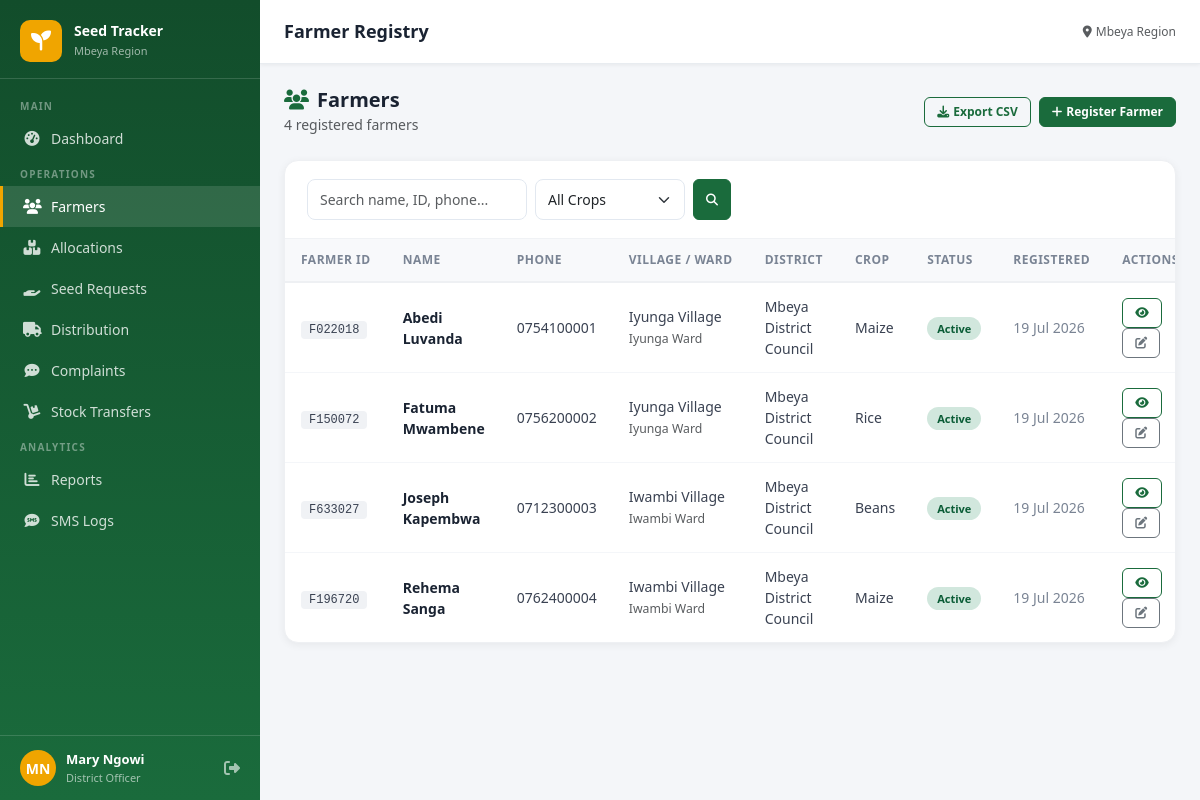
The page /farmers/ (signed in) on the database its author committed.
### core/models.py (models this page shows, shortened)
class CustomUser(AbstractUser):
    ROLE_CHOICES = [
        ('admin', 'System Administrator'),
        ('regional', 'Regional Officer'),
        ('district', 'District Officer'),
        ('ward', 'Ward Officer'),
        ('village', 'Village Officer'),
        ('extension', 'Agricultural Extension Officer (Bwana Shamba)'),
        ('farmer', 'Farmer (Mkulima)'),
    ]
    role = models.CharField(max_length=20, choices=ROLE_CHOICES, default='village')
    region = models.ForeignKey(Region, on_delete=models.SET_NULL, null=True, blank=True)
    district = models.ForeignKey(District, on_delete=models.SET_NULL, null=True, blank=True)
    ward = models.ForeignKey(Ward, on_delete=models.SET_NULL, null=True, blank=True)
    village = models.ForeignKey(Village, on_delete=models.SET_NULL, null=True, blank=True)
    phone = models.CharField(max_length=20, blank=True)

class Farmer(models.Model):
    STATUS_CHOICES = [('active','Active'),('inactive','Inactive'),('pending','Pending')]
    farmer_id = models.CharField(max_length=20, unique=True, blank=True)
    first_name = models.CharField(max_length=100)
    last_name = models.CharField(max_length=100)
    phone_number = models.CharField(max_length=20)
    village = models.ForeignKey(Village, on_delete=models.CASCADE, related_name='farmers')
    farm_location = models.CharField(max_length=200, blank=True)
    farm_size = models.DecimalField(max_digits=8, decimal_places=2, null=True, blank=True, help_text='Acres')
    crop_type = models.CharField(max_length=50, choices=CROP_CHOICES, default='maize')
    national_id = models.CharField(max_length=30, blank=True)
    status = models.CharField(max_length=20, choices=STATUS_CHOICES, default='active')
    registered_by = models.ForeignKey(CustomUser, on_delete=models.SET_NULL, null=True, related_name='registered_farmers')
    user = models.OneToOneField(CustomUser, on_delete=models.CASCADE, null=True, blank=True, related_name='farmer_profile')
    created_at = models.DateTimeField(auto_now_add=True)
    updated_at = models.DateTimeField(auto_now=True)
    @property
    def full_name(self): return f"{self.first_name} {self.last_name}"

class Village(models.Model):
    name = models.CharField(max_length=100)
    ward = models.ForeignKey(Ward, on_delete=models.CASCADE, related_name='villages')
    created_at = models.DateTimeField(auto_now_add=True)

class Ward(models.Model):
    name = models.CharField(max_length=100)
    district = models.ForeignKey(District, on_delete=models.CASCADE, related_name='wards')
    created_at = models.DateTimeField(auto_now_add=True)

class District(models.Model):
    name = models.CharField(max_length=100)
    region = models.ForeignKey(Region, on_delete=models.CASCADE, related_name='districts')
    created_at = models.DateTimeField(auto_now_add=True)

### core/views.py (the view)
# urls.py: path('farmers/', views.farmer_list, name='farmer_list'),
@login_required
def farmer_list(request):
    user = request.user
    qs = Farmer.objects.select_related('village__ward__district__region')
    if user.role == 'village': qs = qs.filter(village=user.village)
    elif user.role in ('ward','extension'): qs = qs.filter(village__ward=user.ward)
    elif user.role == 'district': qs = qs.filter(village__ward__district=user.district)
    elif user.role == 'regional': qs = qs.filter(village__ward__district__region=user.region)
    q = request.GET.get('q','')
    if q: qs = qs.filter(Q(first_name__icontains=q)|Q(last_name__icontains=q)|Q(farmer_id__icontains=q)|Q(phone_number__icontains=q))
    crop_filter = request.GET.get('crop','')
    if crop_filter: qs = qs.filter(crop_type=crop_filter)
    paginator = Paginator(qs, 20)
    page = paginator.get_page(request.GET.get('page'))
    return render(request, 'core/farmer_list.html', {'page_obj': page, 'q': q, 'crop_filter': crop_filter, 'crop_choices': CROP_CHOICES})

### templates/core/farmer_list.html (shortened to what this page needs)
{% extends 'base.html' %}
{% block page_title %}Farmer Registry{% endblock %}
{% block content %}
<div class="page-header">
  <div>
    <h4><i class="fas fa-users me-2" style="color:#1a6b3c"></i>Farmers</h4>
    <small class="text-muted">{{ page_obj.paginator.count }} registered farmers</small>
  </div>
  <div class="d-flex gap-2">
    <a href="{% url 'export_farmers_csv' %}" class="btn btn-outline-primary btn-sm"><i class="fas fa-download me-1"></i>Export CSV</a>
    <a href="{% url 'farmer_create' %}" class="btn btn-primary btn-sm"><i class="fas fa-plus me-1"></i>Register Farmer</a>
  </div>
</div>
<div class="table-card">
  <div class="table-header">
    <form method="get" class="d-flex gap-2 flex-wrap">
      <input type="text" name="q" value="{{ q }}" placeholder="Search name, ID, phone..." class="form-control form-control-sm" style="width:220px">
      <select name="crop" class="form-select form-select-sm" style="width:150px">
        <option value="">All Crops</option>
      </select>
      <button type="submit" class="btn btn-sm btn-primary"><i class="fas fa-search"></i></button>
    </form>
  </div>
  <div class="table-responsive">
    <table class="data-table">
      <thead><tr><th>Farmer ID</th><th>Name</th><th>Phone</th><th>Village / Ward</th><th>District</th><th>Crop</th><th>Status</th><th>Registered</th><th>Actions</th></tr></thead>
      <tbody>
        {% for f in page_obj %}
        <tr>
          <td><span class="farmer-id">{{ f.farmer_id }}</span></td>
          <td><a href="{% url 'farmer_detail' f.pk %}" style="font-weight:600;text-decoration:none;color:#1a2332">{{ f.full_name }}</a></td>
          <td>{{ f.phone_number }}</td>
          <td>{{ f.village.name }}<br><small class="text-muted">{{ f.village.ward.name }}</small></td>
          <td>{{ f.village.ward.district.name }}</td>
          <td><span style="text-transform:capitalize">{{ f.crop_type }}</span></td>
          <td><span class="badge-status badge-{{ f.status }}">{{ f.status|title }}</span></td>
          <td style="color:#7a8494">{{ f.created_at|date:"d M Y" }}</td>
          <td>
            <a href="{% url 'farmer_detail' f.pk %}" class="btn btn-sm btn-outline-primary me-1"><i class="fas fa-eye"></i></a>
            {% if user.role != 'regional' %}
            <a href="{% url 'farmer_edit' f.pk %}" class="btn btn-sm btn-outline-secondary"><i class="fas fa-edit"></i></a>
            {% endif %}
          </td>
        </tr>
        {% empty %}
        <tr><td colspan="9" class="text-center text-muted py-5"><i class="fas fa-users fa-2x mb-2 d-block"></i>No farmers found</td></tr>
        {% endfor %}
      </tbody>
    </table>
  </div>
</div>
{% endblock %}

### templates/base.html (shortened to what this page needs)
<!DOCTYPE html>
<html lang="en">
<head>
<link href="https://cdn.jsdelivr.net/npm/bootstrap@5.3.2/dist/css/bootstrap.min.css" rel="stylesheet">
<link href="https://cdnjs.cloudflare.com/ajax/libs/font-awesome/6.5.0/css/all.min.css" rel="stylesheet">
</head>
<body>
{% if user.is_authenticated %}
<div id="sidebar">
  <div class="sidebar-brand">
    <div class="logo-icon"><i class="fas fa-seedling"></i></div>
    <div class="brand-text">
      <h6>Seed Tracker</h6>
      <small>Mbeya Region</small>
    </div>
  </div>
  <nav class="sidebar-nav">
    {% if user.role == 'farmer' %}
    <div class="nav-section-label">Mkulima</div>
    <a href="{% url 'farmer_dashboard' %}" class="nav-link {% if request.resolver_match.url_name == 'farmer_dashboard' %}active{% endif %}">
      <i class="fas fa-tachometer-alt"></i> Dashboard
    </a>
    <a href="{% url 'farmer_profile_edit' %}" class="nav-link {% if 'profile' in request.resolver_match.url_name %}active{% endif %}">
      <i class="fas fa-tractor"></i> My Farm Info
    </a>
    <a href="{% url 'seed_request_create' %}" class="nav-link {% if request.resolver_match.url_name == 'seed_request_create' %}active{% endif %}">
      <i class="fas fa-hand-holding-heart"></i> Omba Mbegu
    </a>
    <a href="{% url 'seed_request_list' %}" class="nav-link {% if request.resolver_match.url_name == 'seed_request_list' %}active{% endif %}">
      <i class="fas fa-hand-holding"></i> My Requests
    </a>
    <a href="{% url 'allocation_list' %}" class="nav-link {% if 'allocation' in request.resolver_match.url_name %}active{% endif %}">
      <i class="fas fa-boxes"></i> My Allocations
    </a>
    <a href="{% url 'feedback_list' %}" class="nav-link {% if 'feedback' in request.resolver_match.url_name %}active{% endif %}">
      <i class="fas fa-comment-dots"></i> Maoni / Feedback
    </a>
    {% else %}
    <div class="nav-section-label">Main</div>
    <a href="{% url 'dashboard' %}" class="nav-link {% if request.resolver_match.url_name == 'dashboard' %}active{% endif %}">
      <i class="fas fa-tachometer-alt"></i> Dashboard
    </a>
    <div class="nav-section-label">Operations</div>
    <a href="{% url 'farmer_list' %}" class="nav-link {% if 'farmer' in request.resolver_match.url_name %}active{% endif %}">
      <i class="fas fa-users"></i> Farmers
    </a>
    <a href="{% url 'allocation_list' %}" class="nav-link {% if 'allocation' in request.resolver_match.url_name %}active{% endif %}">
      <i class="fas fa-boxes"></i> Allocations
    </a>
    <a href="{% url 'seed_request_list' %}" class="nav-link {% if 'seed_request' in request.resolver_match.url_name %}active{% endif %}">
      <i class="fas fa-hand-holding"></i> Seed Requests
    </a>
    <a href="{% url 'distribution_list' %}" class="nav-link {% if 'distribution' in request.resolver_match.url_name %}active{% endif %}">
      <i class="fas fa-truck"></i> Distribution
    </a>
    <a href="{% url 'feedback_list' %}" class="nav-link {% if 'feedback' in request.resolver_match.url_name %}active{% endif %}">
      <i class="fas fa-comment-dots"></i> Complaints
    </a>
    {% if user.role != 'extension' %}
    <a href="{% url 'stock_list' %}" class="nav-link {% if 'stock' in request.resolver_match.url_name %}active{% endif %}">
      <i class="fas fa-dolly"></i> Stock Transfers
    </a>
    {% endif %}
    <div class="nav-section-label">Analytics</div>
    <a href="{% url 'reports' %}" class="nav-link {% if 'report' in request.resolver_match.url_name %}active{% endif %}">
      <i class="fas fa-chart-bar"></i> Reports
    </a>
    <a href="{% url 'sms_logs' %}" class="nav-link {% if 'sms' in request.resolver_match.url_name %}active{% endif %}">
      <i class="fas fa-sms"></i> SMS Logs
    </a>
    {% endif %}
  </nav>
  <div class="sidebar-user">
    <div class="user-avatar">{{ user.first_name|first|upper }}{{ user.last_name|first|upper }}</div>
    <div class="user-info">
      <div class="user-name">{{ user.get_full_name|default:user.username }}</div>
      <div class="user-role">{{ user.get_role_display }}</div>
    </div>
    <a href="{% url 'logout' %}" title="Logout" style="color:rgba(255,255,255,.6)"><i class="fas fa-sign-out-alt"></i></a>
  </div>
</div>
<div id="main">
  <div id="topbar">
    <h1 class="page-title">{% block page_title %}Dashboard{% endblock %}</h1>
    <div class="d-flex align-items-center gap-3">
      <span class="text-muted" style="font-size:12px;"><i class="fas fa-map-marker-alt me-1"></i>Mbeya Region</span>
    </div>
  </div>
  <div class="content-area">
    {% block content %}{% endblock %}
  </div>
</div>
{% else %}
{% block auth_content %}{% endblock %}
{% endif %}
</body>
</html>

### rows shown on the page
CustomUser: first_name|first "M", last_name|first "N", get_full_name "Mary Ngowi", role "District Officer"
Farmer: farmer_id "F022018", full_name "Abedi Luvanda", phone_number "0754100001", village.name "Iyunga Village", village.ward.name "Iyunga Ward", village.ward.district.name "Mbeya District Council", crop_type "Maize", status "Active", created_at "19 Jul 2026"
Farmer: farmer_id "F150072", full_name "Fatuma Mwambene", phone_number "0756200002", village.name "Iyunga Village", village.ward.name "Iyunga Ward", village.ward.district.name "Mbeya District Council", crop_type "Rice", status "Active", created_at "19 Jul 2026"
Farmer: farmer_id "F633027", full_name "Joseph Kapembwa", phone_number "0712300003", village.name "Iwambi Village", village.ward.name "Iwambi Ward", village.ward.district.name "Mbeya District Council", crop_type "Beans", status "Active", created_at "19 Jul 2026"
Farmer: farmer_id "F196720", full_name "Rehema Sanga", phone_number "0762400004", village.name "Iwambi Village", village.ward.name "Iwambi Ward", village.ward.district.name "Mbeya District Council", crop_type "Maize", status "Active", created_at "19 Jul 2026"

### other values the page prints
{{ page_obj.paginator.count }} "4"
